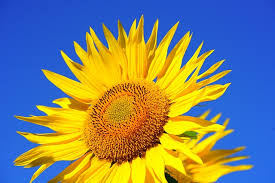
#> input picture images.jpeg, 275 x 183 px
$ python Image-Encrytion.py
#> lines starting #> are read from the running program, lines starting #| are printed output that depends on the picture
#> the answer given: images.jpeg
#> the answer given: 3
from PIL import Image

def encrypt_image(image_path, key):

#> called with image_path = 'images.jpeg', key = 3
    img = Image.open(image_path)
#> img is the input picture: PIL image 275x183 RGB; mean R, G, B 127, 132.3, 115.7
    width, height = img.size
#> width = 275; height = 183


    img = img.convert("RGB")


    pixels = img.load()
    for y in range(height):
        for x in range(width):
            r, g, b = pixels[x, y]

            r = (r + key) % 256
            g = (g + key) % 256
            b = (b + key) % 256
            pixels[x, y] = (r, g, b)


    encrypted_image_path = image_path.split('.')[0] + "_encrypted.png"
    img.save(encrypted_image_path)
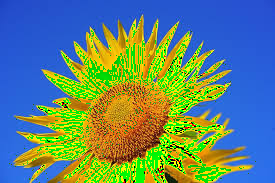
#> saved as images_encrypted.png: PIL image 275x183 RGB; mean R, G, B 98, 132.9, 118.5
    print("Image encrypted successfully.")
    return encrypted_image_path

def decrypt_image(encrypted_image_path, key):

#> called with encrypted_image_path = 'images_encrypted.png', key = 3
    img = Image.open(encrypted_image_path)
    width, height = img.size
#> width = 275; height = 183


    pixels = img.load()
    for y in range(height):
        for x in range(width):
            r, g, b = pixels[x, y]

            r = (r - key) % 256
            g = (g - key) % 256
            b = (b - key) % 256
            pixels[x, y] = (r, g, b)


    decrypted_image_path = encrypted_image_path.split('_encrypted')[0] + "_decrypted.png"
    img.save(decrypted_image_path)
    print("Image decrypted successfully.")
    return decrypted_image_path


original_image_path = input("Enter the path to the image file: ")
encryption_key = int(input("Enter the encryption key (an integer value): "))


encrypted_image_path = encrypt_image(original_image_path, encryption_key)


decrypted_image_path = decrypt_image(encrypted_image_path, encryption_key)

$ run again, on images_encrypted.png
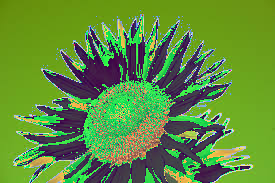
#> input picture images_encrypted.png, 275 x 183 px
#> in encrypt_image, img is the input picture: PIL image 275x183 RGB; mean R, G, B 96.2, 141.8, 59.7
#> in encrypt_image, `img.save(encrypted_image_path)`:
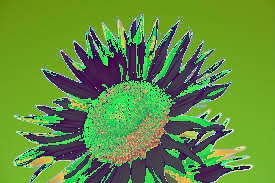
#> saved as images_encrypted_encrypted.png: PIL image 275x183 RGB; mean R, G, B 97.8, 142.7, 62.1
